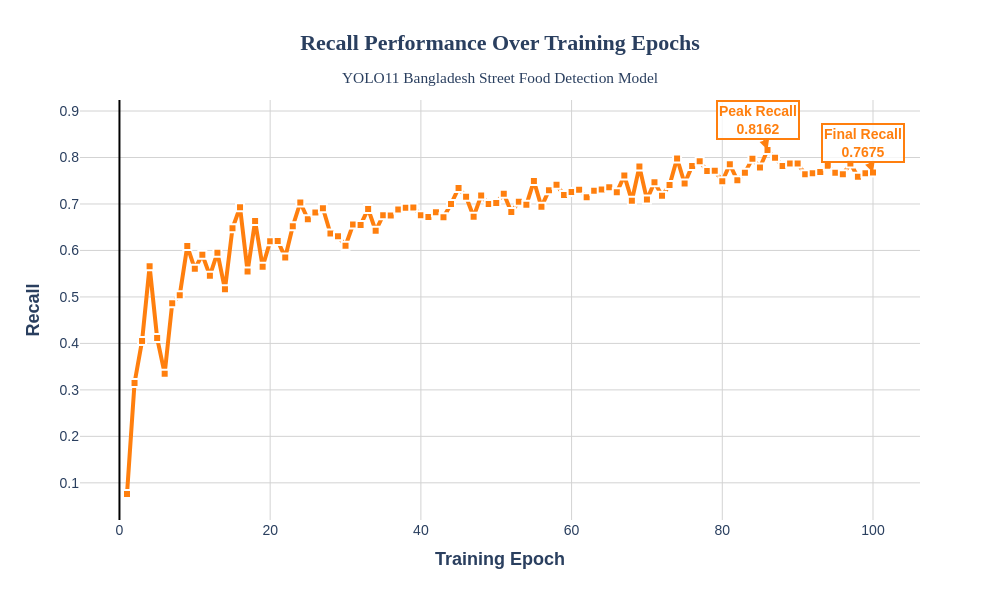

Source (notebook cell):
### Code cell
# Individual Recall Plot for Research Paper
fig_recall = go.Figure()

fig_recall.add_trace(
    go.Scatter(
        x=df['epoch'],
        y=df['metrics/recall(B)'],
        mode='lines+markers',
        name='Recall',
        line=dict(color='#ff7f0e', width=4),
        marker=dict(size=8, symbol='square', line=dict(width=2, color='white')),
        hovertemplate='<b>Epoch:</b> %{x}<br><b>Recall:</b> %{y:.4f}<extra></extra>'
    )
)

# Add annotations for key points
max_recall_idx = df['metrics/recall(B)'].idxmax()
final_recall = df['metrics/recall(B)'].iloc[-1]

fig_recall.add_annotation(
    x=df['epoch'].iloc[max_recall_idx],
    y=df['metrics/recall(B)'].iloc[max_recall_idx],
    text=f"<b>Peak Recall<br>{df['metrics/recall(B)'].iloc[max_recall_idx]:.4f}</b>",
    showarrow=True,
    arrowhead=2,
    arrowsize=1,
    arrowwidth=2,
    arrowcolor='#ff7f0e',
    bgcolor='rgba(255,255,255,0.8)',
    bordercolor='#ff7f0e',
    borderwidth=2,
    font=dict(size=14, color='#ff7f0e')
)

fig_recall.add_annotation(
    x=df['epoch'].iloc[-1],
    y=final_recall,
    text=f"<b>Final Recall<br>{final_recall:.4f}</b>",
    showarrow=True,
    arrowhead=2,
    arrowsize=1,
    arrowwidth=2,
    arrowcolor='#ff7f0e',
    bgcolor='rgba(255,255,255,0.8)',
    bordercolor='#ff7f0e',
    borderwidth=2,
    font=dict(size=14, color='#ff7f0e')
)

fig_recall.update_layout(
    title={
        'text': '<b>Recall Performance Over Training Epochs</b><br><sub>YOLO11 Bangladesh Street Food Detection Model</sub>',
        'x': 0.5,
        'xanchor': 'center',
        'font': {'size': 22, 'family': 'Arial Black'}
    },
    xaxis_title="<b>Training Epoch</b>",
    yaxis_title="<b>Recall</b>",
    font=dict(family="Arial", size=16),
    plot_bgcolor='white',
    paper_bgcolor='white',
    width=1000,
    height=600,
    showlegend=False,
    xaxis=dict(
        showgrid=True,
        gridwidth=1,
        gridcolor='lightgray',
        zeroline=True,
        zerolinewidth=2,
        zerolinecolor='black',
        title_font_size=18,
        tickfont_size=14
    ),
    yaxis=dict(
        showgrid=True,
        gridwidth=1,
        gridcolor='lightgray',
        zeroline=True,
        zerolinewidth=2,
        zerolinecolor='black',
        title_font_size=18,
        tickfont_size=14
    )
)

fig_recall.show()

### Figure 1 — Plotly figure (JSON) as saved in the notebook; plotly's stock layout.template omitted (floating-point values rounded to 4 significant figures)
{"data": [{"hovertemplate": "<b>Epoch:</b> %{x}<br><b>Recall:</b> %{y:.4f}<extra></extra>", "line": {"color": "#ff7f0e", "width": 4}, "marker": {"line": {"color": "white", "width": 2}, "size": 8, "symbol": "square"}, "mode": "lines+markers", "name": "Recall", "type": "scatter", "x": [1, 2, 3, 4, 5, 6, 7, 8, 9, 10, 11, 12, 13, 14, 15, 16, 17, 18, 19, 20, 21, 22, 23, 24, 25, 26, 27, 28, 29, 30, 31, 32, 33, 34, 35, 36, 37, 38, 39, 40, 41, 42, 43, 44, 45, 46, 47, 48, 49, 50, 51, 52, 53, 54, 55, 56, 57, 58, 59, 60, 61, 62, 63, 64, 65, 66, 67, 68, 69, 70, 71, 72, 73, 74, 75, 76, 77, 78, 79, 80, 81, 82, 83, 84, 85, 86, 87, 88, 89, 90, 91, 92, 93, 94, 95, 96, 97, 98, 99, 100], "y": [0.07599, 0.315, 0.4052, 0.5661, 0.4115, 0.3349, 0.4862, 0.5038, 0.6094, 0.5606, 0.5908, 0.5458, 0.5952, 0.5163, 0.6478, 0.693, 0.5548, 0.6635, 0.5649, 0.6199, 0.6206, 0.585, 0.6521, 0.7032, 0.6671, 0.6816, 0.6909, 0.6365, 0.6308, 0.6101, 0.6557, 0.6549, 0.6893, 0.6424, 0.6758, 0.6753, 0.6879, 0.6917, 0.6926, 0.6759, 0.6717, 0.6825, 0.6712, 0.7, 0.7343, 0.7154, 0.6727, 0.718, 0.6998, 0.7022, 0.7222, 0.6825, 0.7046, 0.6981, 0.7496, 0.6938, 0.7298, 0.7411, 0.7191, 0.7256, 0.7305, 0.7147, 0.7284, 0.7313, 0.7358, 0.7252, 0.7611, 0.7071, 0.7804, 0.7094, 0.7468, 0.718, 0.7407, 0.7979, 0.744, 0.7818, 0.7918, 0.7708, 0.7716, 0.7489, 0.7852, 0.7509, 0.7674, 0.7976, 0.7788, 0.8162, 0.7994, 0.7818, 0.7873, 0.7872, 0.7638, 0.7663, 0.769, 0.7825, 0.7672, 0.7639, 0.787, 0.7584, 0.7659, 0.7675]}], "layout": {"annotations": [{"arrowcolor": "#ff7f0e", "arrowhead": 2, "arrowsize": 1, "arrowwidth": 2, "bgcolor": "rgba(255,255,255,0.8)", "bordercolor": "#ff7f0e", "borderwidth": 2, "font": {"color": "#ff7f0e", "size": 14}, "showarrow": true, "text": "<b>Peak Recall<br>0.8162</b>", "x": 86, "y": 0.8162}, {"arrowcolor": "#ff7f0e", "arrowhead": 2, "arrowsize": 1, "arrowwidth": 2, "bgcolor": "rgba(255,255,255,0.8)", "bordercolor": "#ff7f0e", "borderwidth": 2, "font": {"color": "#ff7f0e", "size": 14}, "showarrow": true, "text": "<b>Final Recall<br>0.7675</b>", "x": 100, "y": 0.7675}], "font": {"family": "Arial", "size": 16}, "height": 600, "paper_bgcolor": "white", "plot_bgcolor": "white", "showlegend": false, "title": {"font": {"family": "Arial Black", "size": 22}, "text": "<b>Recall Performance Over Training Epochs</b><br><sub>YOLO11 Bangladesh Street Food Detection Model</sub>", "x": 0.5, "xanchor": "center"}, "width": 1000, "xaxis": {"gridcolor": "lightgray", "gridwidth": 1, "showgrid": true, "tickfont": {"size": 14}, "title": {"font": {"size": 18}, "text": "<b>Training Epoch</b>"}, "zeroline": true, "zerolinecolor": "black", "zerolinewidth": 2}, "yaxis": {"gridcolor": "lightgray", "gridwidth": 1, "showgrid": true, "tickfont": {"size": 14}, "title": {"font": {"size": 18}, "text": "<b>Recall</b>"}, "zeroline": true, "zerolinecolor": "black", "zerolinewidth": 2}}}
